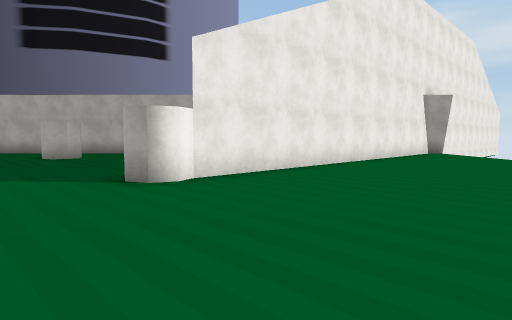
View 1 (above)

17 first-person views from a walk through a 3-D level made in the Unity game engine. The camera is 1.5 m above the floor, tilts 4° down and sees 75° across. The floor is counted in squares, 2 m on a side. Each view is taken from the middle of a square. On the plan, view 1 faces up. The plan holds only what a view shows up to about 11 squares ahead; the rest is blank. The place goes on beyond the plan. The player character is not drawn. Some surface patterns are stand-ins.

View 2
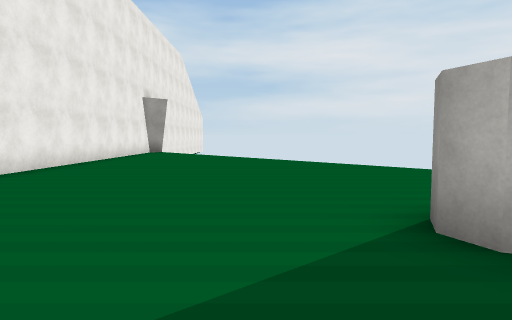

View 3
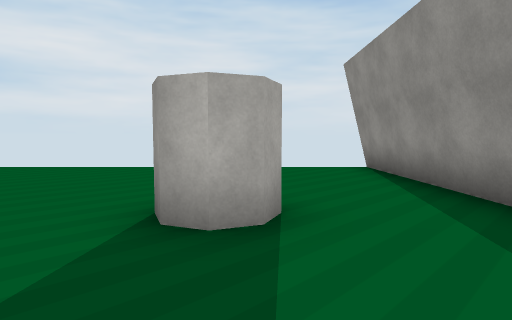

View 4
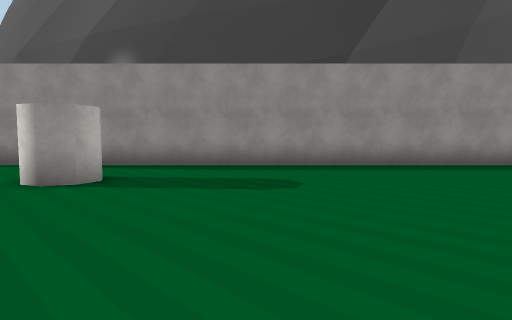

View 5
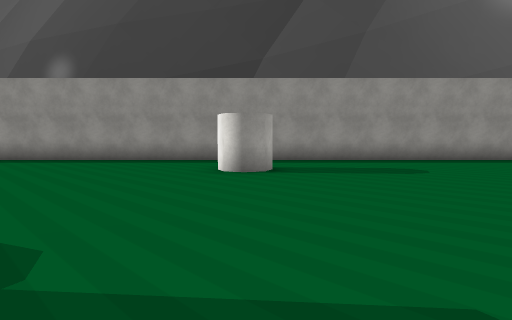

View 6
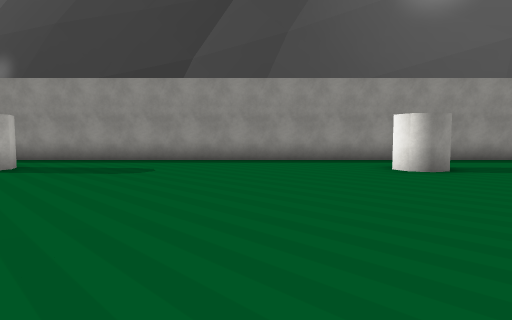

View 7
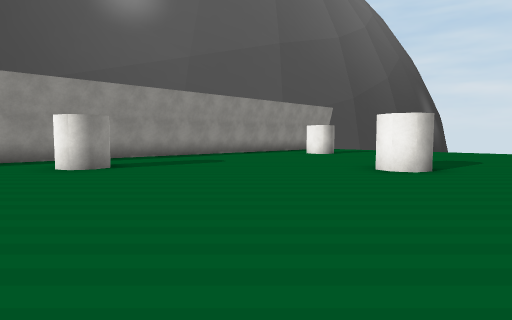

View 8
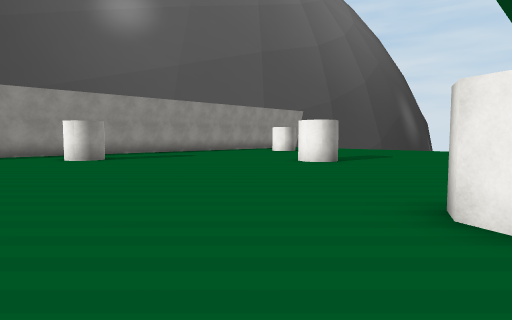

View 9
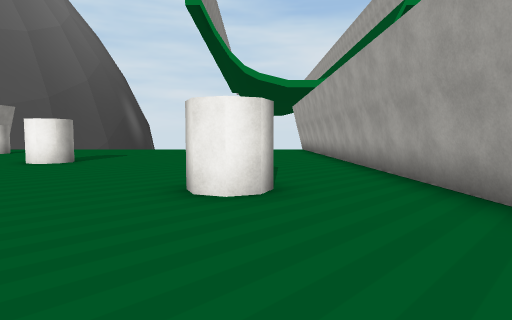

View 10
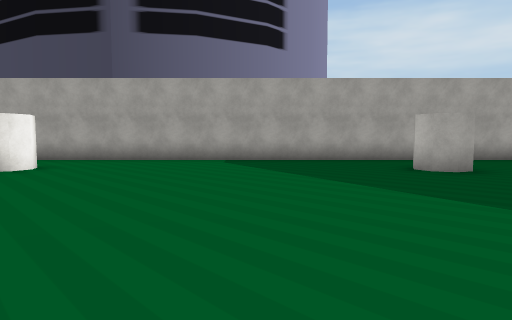

View 11
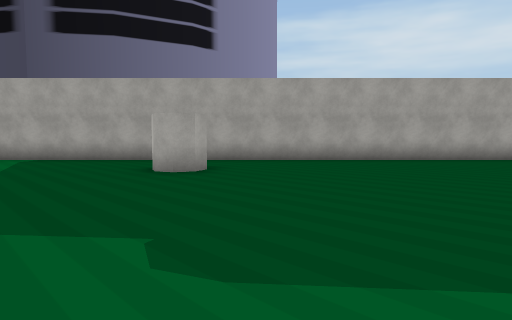

View 12
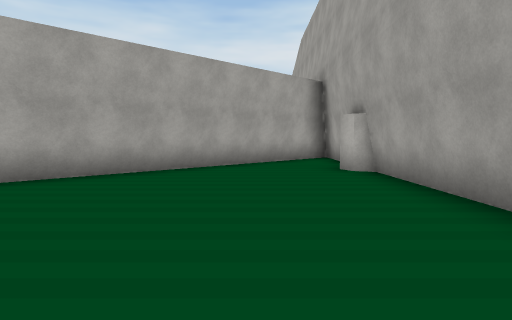

View 13
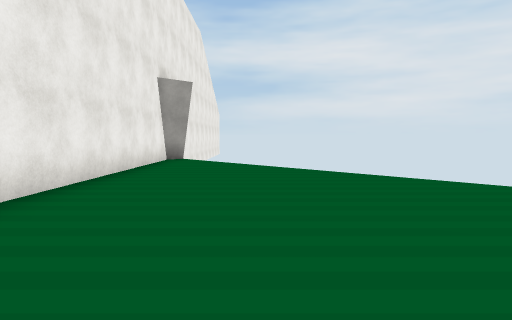

View 14
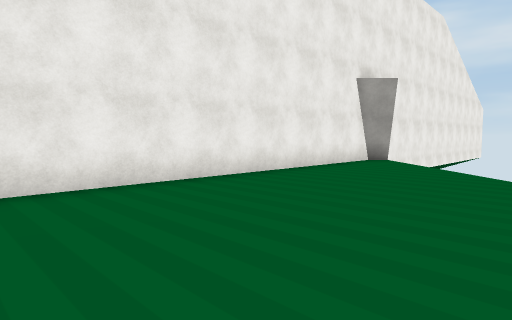

View 15
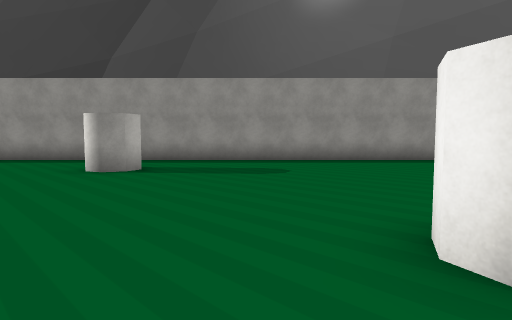

View 16
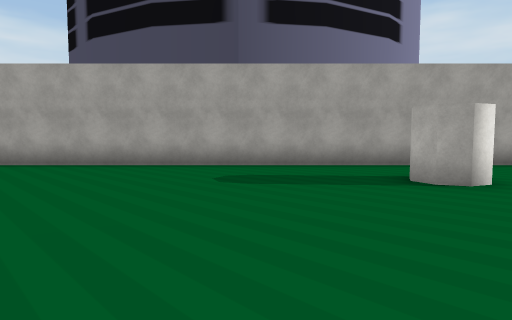

View 17
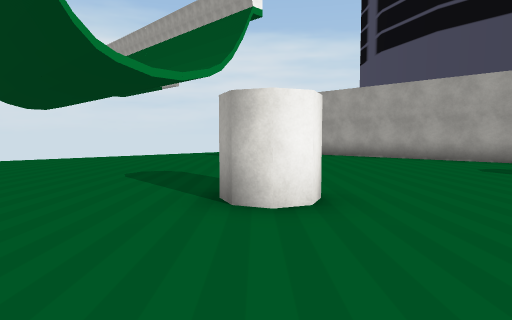

### Floor plan
Points are (right, up) in squares from view 1. A wall is a line through its corners. A room is listed if a view was taken in it or the views show most of it. See-through windows are left out.
Room 1 (views 1, 2, 3, 4, 5, 6, 7, 8, 9, 10, 11, 12, 13, 14, 15, 16, 17)
walls: (-6.1, 11.7) (-6.3, 11.2) (-6.7, 11) (-7.2, 11.2) (-7.4, 11.6) (-7.2, 12.1); (-7.2, -0.1) (-7.4, 0.4) (-7.2, 0.8) (-6.8, 1) (-6.3, 0.8) (-6.1, 0.4); (-0.1, 8.4) (2.8, 11.3) (2.6, 11.6) (2.9, 12.2); (-16.7, 12.3) (-16.3, 12.1) (-16.1, 11.6) (-16.3, 11.2) (-16.7, 11) (-17.2, 11.2) (-17.4, 11.6) (-17.2, 12.1); (-17.4, 0.3) (-17.2, 0.8) (-16.8, 1) (-16.3, 0.8) (-16.1, 0.3); (3.2, -0.3) (2.8, -0.1) (2.6, 0.4) (2.8, 0.8) (3.2, 1) (3.7, 0.8); (-22.2, 6.4) (-21.8, 6.6) (-21.3, 6.4) (-21.1, 6) (-21.3, 5.6) (-21.7, 5.4) (-22.2, 5.6); (4.5, 13) (5.6, 14.1); (5.1, 14.6) (-24.5, 14.6); (8.4, 14.6) (7.5, 14.6) (-1.1, 6) (-1.3, 5.6) (-1.7, 5.4) (-2.2, 5.6); (-24.5, -2.6) (8.3, -2.6)

Positions as (right, up) in squares from view 1, and headings:
1: (0, 0), facing up
2: (0, 0), facing up-right
3: (0, 0), facing right
4: (0, 6), facing down
5: (-7, 8), facing down
6: (-13, 8), facing down
7: (-14, 9), facing down-left
8: (-13, 12), facing down-left
9: (-12, 12), facing left
10: (-11, 4), facing up
11: (-5, 4), facing up
12: (-4, 8), facing up-right
13: (2, 5), facing up-right
14: (4, 4), facing up
15: (-20, 8), facing down
16: (-20, 6), facing up
17: (-19, 3), facing up-left
